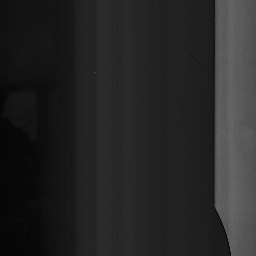
#> input picture processed_dataset/images/test/img_01_424799600_00002.png, 256 x 256 px
$ python -i Images_preprocessing.py   (imports and definitions only)
#> lines starting #> are read from the running program, lines starting #| are printed output that depends on the picture
from pathlib import Path
import cv2
import numpy as np
import random
from typing import Optional
from sklearn.model_selection import train_test_split


# ============================================================
# Configuration
# ============================================================

SUPPORTED_EXTENSIONS = {".jpg", ".jpeg", ".png", ".bmp", ".webp"}

TARGET_SIZE = (256, 256)
TARGET_FORMAT = "PNG"

NUM_CLASSES = 10

CLASS_NAMES = [
    "crease",
    "crescent_gap",
    "inclusion",
    "oil_spot",
    "punching_hole",
    "rolled_pit",
    "silk_spot",
    "waist_folding",
    "water_spot",
    "welding_line",
]

# Dataset statistics from EDA (grayscale)
DATASET_MEAN = 85.695
DATASET_STD = 25.074

# Classes needing special augmentation (small objects)
SMALL_OBJECT_CLASSES = {2, 4}  # inclusion, punching_hole


# ============================================================
# Loading
# ============================================================

# [47 lines left out: functions load_images_from_folder, load_yolo_labels, save_yolo_labels, not called in this run]


# ============================================================
# Preprocessing
# ============================================================

def convert_to_grayscale(image: np.ndarray) -> np.ndarray:
    """Convert image to single-channel grayscale."""
    if image.ndim == 2:
        return image
    if image.shape[2] == 4:
        return cv2.cvtColor(image, cv2.COLOR_BGRA2GRAY)
    if image.shape[2] == 3:
        return cv2.cvtColor(image, cv2.COLOR_BGR2GRAY)
    return image


def resize_image(
    image: np.ndarray,
    size: tuple[int, int] = TARGET_SIZE
) -> np.ndarray:
    """Resize image to the target size."""
    return cv2.resize(image, size)


def normalize_image(image: np.ndarray) -> np.ndarray:
    """
    Normalize image using dataset statistics: (image - mean) / std.
    Input: uint8 [0, 255], Output: float32 normalized.
    """
    image = image.astype(np.float32)
    image = (image - DATASET_MEAN) / DATASET_STD
    return image


# [4 lines left out: function denormalize_image, not called in this run]


def preprocess_image(image: np.ndarray) -> np.ndarray:
    """
    Preprocess a GC10-DET image for training.

    Steps:
    1. Convert to grayscale (dataset is single-channel).
    2. Resize to target size (256x256).
    3. Normalize using dataset mean/std.

    Returns:
        Float32 normalized image, shape (H, W).
    """
    image = convert_to_grayscale(image)
    image = resize_image(image, TARGET_SIZE)
    image = normalize_image(image)
    return image


# [509 lines left out: functions scale_bboxes, random_flip, random_rotate, random_brightness_contrast, random_noise, augment_image and 7 more, not called in this run]


# ============================================================
# Example Usage
# ============================================================

# [17 lines not run here, left out]

>>> import cv2
>>> picture = cv2.imread('../../processed_dataset/images/test/img_01_424799600_00002.png')
#> picture is the input picture: shape (256, 256, 3); min 4, max 105, mean 37.9
>>> result = preprocess_image(picture)
#> in normalize_image, `image = (image - DATASET_MEAN) / DATASET_STD`:
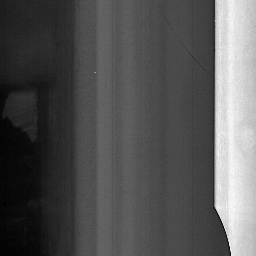
#> image: shape (256, 256) float32; min -3.26, max 0.77, mean -1.91; drawn with min black and max white

$ run again, on processed_dataset/images/train/img_01_425005700_00172.png
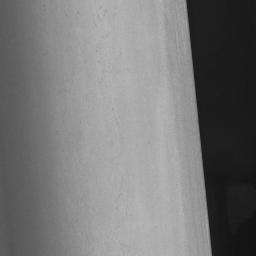
#> input picture processed_dataset/images/train/img_01_425005700_00172.png, 256 x 256 px
#> picture is the input picture: shape (256, 256, 3); min 17, max 186, mean 119.4
#> in normalize_image, `image = (image - DATASET_MEAN) / DATASET_STD`:
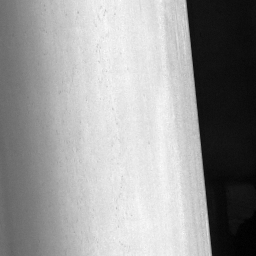
#> image: shape (256, 256) float32; min -2.74, max 4, mean 1.34; drawn with min black and max white

$ run again, on processed_dataset/images/train/img_01_425005700_00253.png
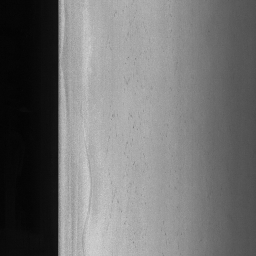
#> input picture processed_dataset/images/train/img_01_425005700_00253.png, 256 x 256 px
#> picture is the input picture: shape (256, 256, 3); min 2, max 210, mean 113.9
#> in normalize_image, `image = (image - DATASET_MEAN) / DATASET_STD`:
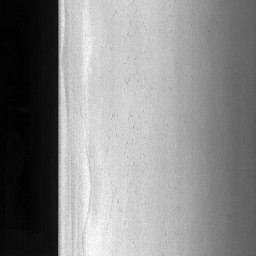
#> image: shape (256, 256) float32; min -3.34, max 4.96, mean 1.12; drawn with min black and max white

$ run again, on processed_dataset/images/val/img_01_424826300_00950.png
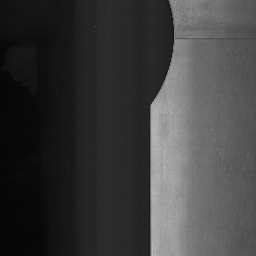
#> input picture processed_dataset/images/val/img_01_424826300_00950.png, 256 x 256 px
#> picture is the input picture: shape (256, 256, 3); min 4, max 191, mean 61.1
#> in normalize_image, `image = (image - DATASET_MEAN) / DATASET_STD`:
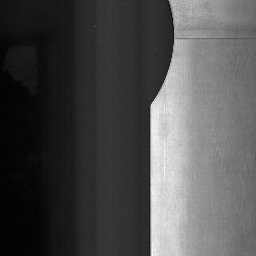
#> image: shape (256, 256) float32; min -3.26, max 4.2, mean -0.982; drawn with min black and max white
